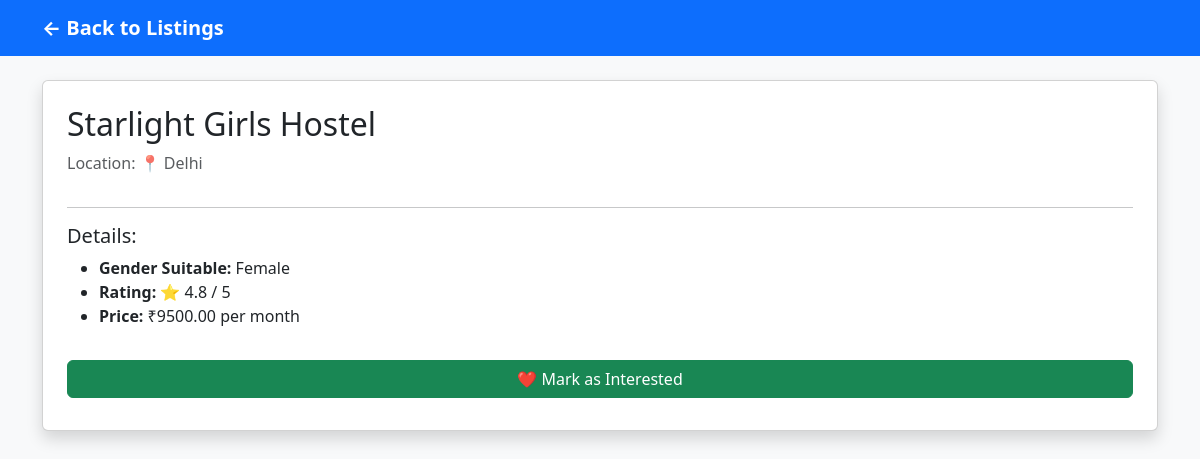
The app's page /details.php?id=2 with its own data.
### tables this page shows
CREATE TABLE `properties` (
  `id` int(11) NOT NULL,
  `name` varchar(150) NOT NULL,
  `city` varchar(100) NOT NULL,
  `price` decimal(10,2) NOT NULL,
  `gender` enum('Male','Female','Unisex') NOT NULL,
  `rating` decimal(2,1) DEFAULT 0.0,
  `image` varchar(255) DEFAULT NULL
);

### details.php (the view, shortened to what this page needs)
<?php
include('db_connect.php');
$id = isset($_GET['id']) ? (int)$_GET['id'] : 0;
$sql = "SELECT * FROM properties WHERE id = $id";
$result = mysqli_query($conn, $sql);
$property = mysqli_fetch_assoc($result);
?>
<!DOCTYPE html>
<html lang="en">
<head>
    <link href="https://cdn.jsdelivr.net/npm/bootstrap@5.3.0/dist/css/bootstrap.min.css" rel="stylesheet">
</head>
<body class="bg-light">
<nav class="navbar navbar-dark bg-primary mb-4">
  <div class="container">
    <a class="navbar-brand fw-bold" href="index.php">← Back to Listings</a>
  </div>
</nav>
<div class="container">
    <div class="card shadow p-4">
        <h2><?php echo htmlspecialchars($property['name']); ?></h2>
        <p class="text-muted">Location: 📍 <?php echo htmlspecialchars($property['city']); ?></p>
        <hr>
        <h5>Details:</h5>
        <ul>
            <li><strong>Gender Suitable:</strong> <?php echo htmlspecialchars($property['gender']); ?></li>
            <li><strong>Rating:</strong> ⭐ <?php echo htmlspecialchars($property['rating']); ?> / 5</li>
            <li><strong>Price:</strong> ₹<?php echo htmlspecialchars($property['price']); ?> per month</li>
        </ul>
        <button id="interestedBtn" class="btn btn-success mt-3" onclick="markInterested(<?php echo $property['id']; ?>)">
            ❤️ Mark as Interested
        </button>
    </div>
</div>
</body>
</html>

### records on screen
properties: name "Starlight Girls Hostel", city "Delhi", gender "Female", rating "4.8", price "9500.00"
